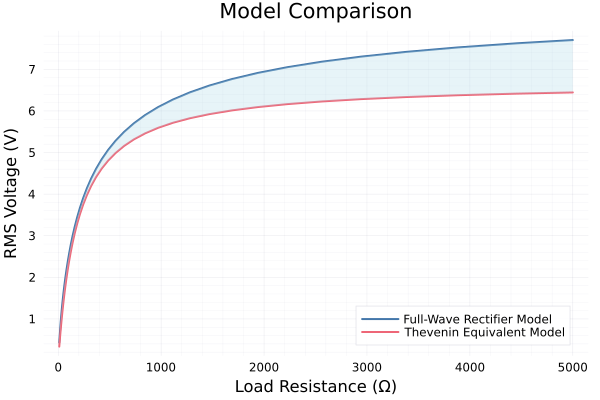

Write Julia code to recreate this figure.
m = CSV.read("../simulated_no_diode/EXP7STATSNODIODE", comment="Step", DataFrame;)
mthev = CSV.read("../simulated_thevenin_equivalent/EXP7THEV", comment="Step", DataFrame;)

# Create the plot with both lines
p = plot(m.rl, m.RMS, label="Full-Wave Rectifier Model", linewidth=2)
plot!(mthev.rl, mthev.RMS, label="Thevenin Equivalent Model", linewidth=2)

# To shade between curves, we need to ensure they have the same x values
# First, let's check if they already do
if all(m.rl .== mthev.rl)
    # If x values are identical, we can directly fill between curves
    plot!(m.rl, m.RMS, fillrange=mthev.RMS, alpha=0, fillalpha=0.3, fillcolor=:lightblue, label="")
else
    # If x values differ, we need to interpolate
    using Interpolations
    
    # Create interpolation functions for both datasets
    itp_m = linear_interpolation(m.rl, m.RMS)
    itp_mthev = linear_interpolation(mthev.rl, mthev.RMS)
    
    # Create a common x range that covers both datasets
    x_common = range(min(minimum(m.rl), minimum(mthev.rl)), 
                     max(maximum(m.rl), maximum(mthev.rl)), 
                     length=100)
    
    # Interpolate y values for both curves at these x points
    y_m = [itp_m(x) for x in x_common]
    y_mthev = [itp_mthev(x) for x in x_common]
    
    # Add the shaded area
    plot!(x_common, y_m, fillrange=y_mthev, lw=0, fillalpha=0.3, fillcolor=:lightblue, label="Difference")
end

# Enhance the plot
xlabel!("Load Resistance (Ω)")
ylabel!("RMS Voltage (V)")
title!("Model Comparison")
